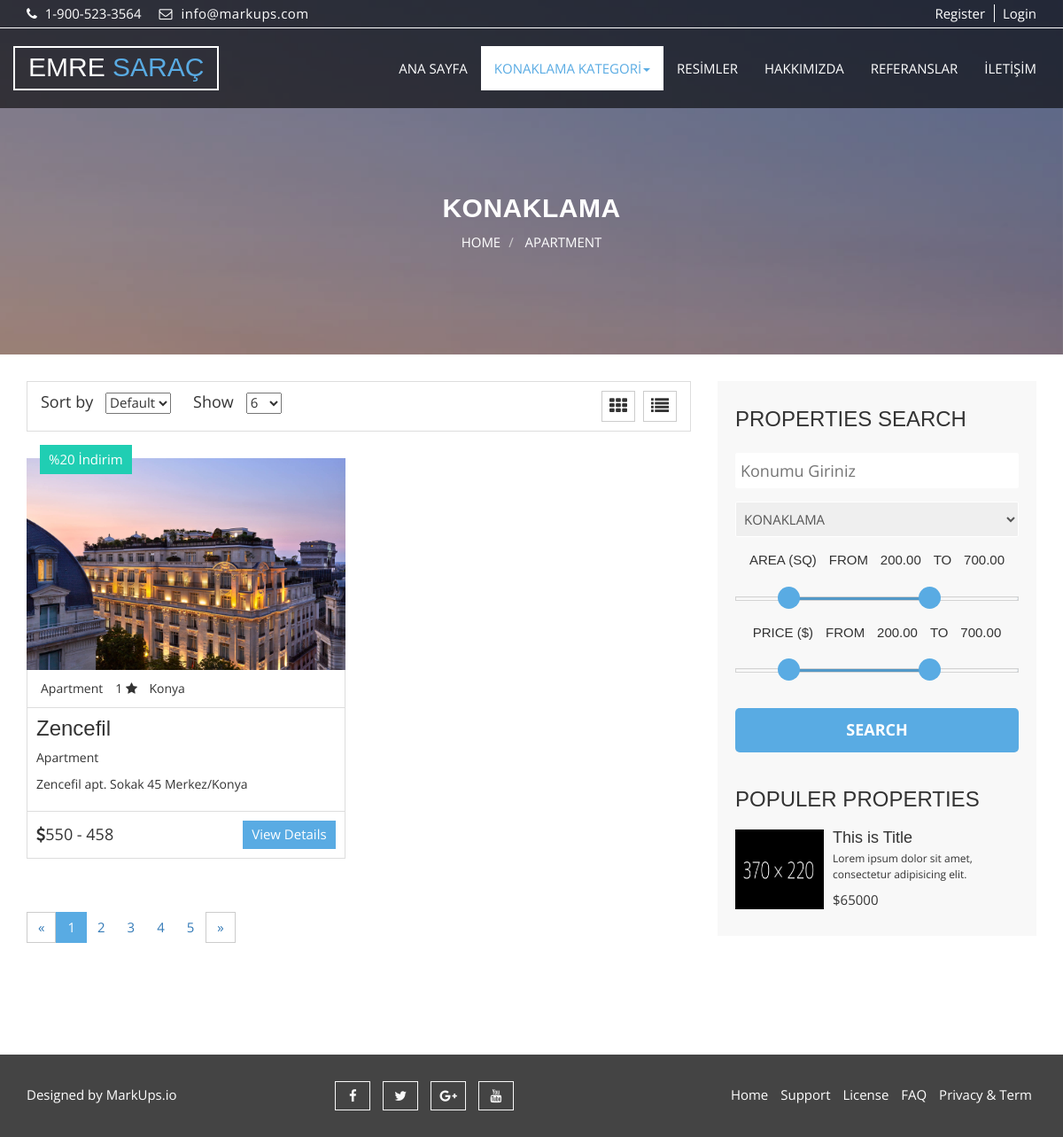
/category/13/apartment/, run on an earlier commit of the app's database.
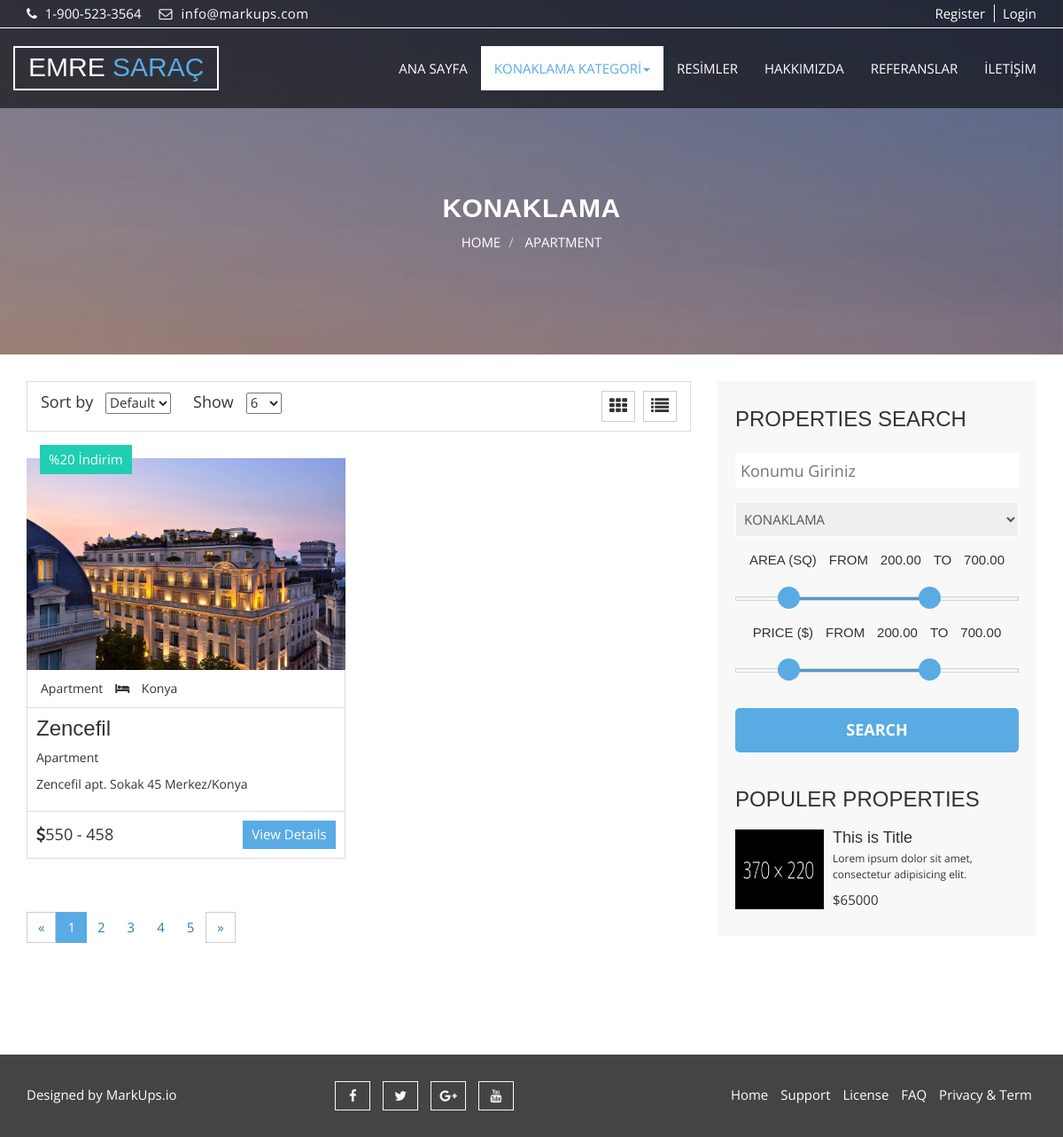
And on a later commit of the database.
### accommodation/models.py (models this page shows, shortened)
class Accommodation(models.Model):
    STATUS = (
        ('True', 'Evet'),
        ('False', 'Hayır'),
    )
    STAR = (
        ('0', '-'),
        ('1', '(1) *'),
        ('2', '(2) **'),
        ('3', '(3) ***'),
        ('4', '(4) ****'),
        ('5', '(5) *****'),
    )
    category    = models.ForeignKey(Category, on_delete=models.CASCADE)
    title       = models.CharField(max_length=100) #charfield = uzunluk
    keywords    = models.CharField(max_length=255)
    description = models.CharField(max_length=255)
    thumbnail   = models.ImageField(blank=True, upload_to='images', default='images/null.jpg')
    star        = models.CharField(max_length=1, blank=True, choices=STAR)
    address     = models.TextField(max_length=150)
    email       = models.CharField(max_length=30)
    phone       = models.PositiveSmallIntegerField()
    fax         = models.PositiveSmallIntegerField(blank=True,null=True)
    city        = models.CharField(max_length=30) #TODO: City için bir veri tabanı hazırlanacak.
    detail      = RichTextUploadingField(blank=True)
    status      = models.CharField(max_length=10, choices=STATUS)
    slug        = models.SlugField()
    create_at   = models.DateTimeField(auto_now_add=True)
    update_at   = models.DateTimeField(auto_now=True)
    def image_tag(self):
        return mark_safe('<img src="{}" height="85"/>'.format(self.thumbnail.url))
    image_tag.short_descripton = 'Image'

class Category(MPTTModel):
    STATUS = (
        ('True', 'Evet'),
        ('False', 'Hayır'),
    )
    title       = models.CharField(max_length=30) #charfield = uzunluk
    keywords    = models.CharField(max_length=255)
    description = models.CharField(max_length=255)
    thumbnail   = models.ImageField(blank=True, upload_to='images', default='images/null.jpg')
    status      = models.CharField(max_length=10, choices=STATUS)
    slug        = models.SlugField()
    parent      = TreeForeignKey('self', blank=True, null=True, related_name='children', on_delete=models.CASCADE)
    create_at   = models.DateTimeField(auto_now_add=True)
    update_at   = models.DateTimeField(auto_now=True)
    class MPTTMeta:
        order_insertion_by = ['title']
    def __str__(self):
        full_path = [self.title]
        k = self.parent
        while k is not None:
            full_path.append(k.title)
            k = k.parent
        return ' / '.join(full_path[::-1])
    def image_tag(self):
        return mark_safe('<img src="{}" width="45" height="37"/>'.format(self.thumbnail.url))
    image_tag.short_descripton = 'Image'

### home/views.py (the view)
# urls.py: path('category/<int:id>/<slug:slug>/', views.category_accommodations, name='category_accommodations'),
def category_accommodations(request, id, slug):
    setting = Settings.objects.get(pk=1)
    categorydata = Category.objects.get(pk=id)
    accommodations = Accommodation.objects.filter(category_id=id)
    category = Category.objects.all()
    context = {'setting': setting,
               'accommodations': accommodations,
               'category': category,
               'categoryData': categorydata,
               'page': 'konaklama'}
    return render(request, 'accommodation.html', context)

### home/templates/accommodation.html (shortened to what the changed rows need)
{% extends "homebase.html" %}
{% block menu %}
    {% include "menu.html" %}
{% endblock %}
{% block slider %}
  <section id="aa-property-header" style="background-image: url('{{ accommodations.first.thumbnail.url }}')">
    <div class="container">
      <div class="row">
        <div class="col-md-12">
          <div class="aa-property-header-inner">
            <h2>KONAKLAMA</h2>
          </div>
        </div>
      </div>
    </div>
  </section>
{% endblock %}
{% block content %}
  <section id="aa-properties">
    <div class="container">
      <div class="row">
        <div class="col-md-8">
          <div class="aa-properties-content">
            <div class="aa-properties-content-body">
              <ul class="aa-properties-nav">
                  {% for rs in accommodations %}
                  <li>
                  <article class="aa-properties-item">
                    <a class="aa-properties-item-img" href="#">
                      <img alt="img" src="{{ rs.thumbnail.url }}">
                    </a>
                    <div class="aa-tag for-rent">
                      %20 İndirim
                    </div>
                    <div class="aa-properties-item-content">
                      <div class="aa-properties-info">
                        <span>{{ rs.category }}</span>
                          <span> {% if rs.star %} {{ rs.star }} <i class="fa fa-star"></i> {% else %} <i class="fa fa-hotel"></i> {% endif %} </span>
                        <span>{{ rs.city }}</span>
                      </div>
                      <div class="aa-properties-about">
                        <h3><a href="/accommodation/{{ rs.id }}/{{ rs.slug }}">{{ rs.title }}</a></h3>
                        <p>{{ rs.description }}</p>
                        <p>{{ rs.address }}</p>
                      </div>
                      <div class="aa-properties-detial">
                        <span class="aa-price"><i class="fa fa-dollar"></i>550 - 458</span>
                        <a class="aa-secondary-btn" href="/accommodation/{{ rs.id }}/{{ rs.slug }}">View Details</a>
                      </div>
                    </div>
                  </article>
                </li>
                {% endfor %}
              </ul>
            </div>
          </div>
        </div>
                {% load mptt_tags %}
        </div>
      </div>
  </section>
{% endblock %}

What changed in the data, as far as the page shows it:
changed Accommodation "Zencefil": star "1" → (not shown)
